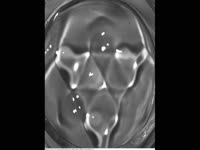
#> input picture Optical/imgs/three-001.jpeg, 200 x 150 px; its folder holds 4 pictures in this run; the run also reads 1 picture not shown here
$ jupyter execute --allow-errors tracking.ipynb   (shell and % lines are left out)   (older library calls are emulated)
#> lines starting #> are read from the running program, lines starting #| are printed output that depends on the picture
[cell 1]
from __future__ import print_function

import os
import numpy as np
from skimage import filters
from skimage.feature import corner_peaks
import matplotlib.pyplot as plt
from matplotlib import rc
from IPython.display import HTML
from skimage import img_as_float
from skimage.io import imread
from matplotlib import animation

plt.rcParams['image.interpolation'] = 'nearest'
plt.rcParams['image.cmap'] = 'gray'

# for auto-reloading extenrnal modules

[cell 2]
def load_frames(imgs_dir):
#> called with imgs_dir = 'imgs'
    frames = [img_as_float(imread(os.path.join(imgs_dir, frame),
                                               as_grey=True)) \
              for frame in sorted(os.listdir(imgs_dir))]
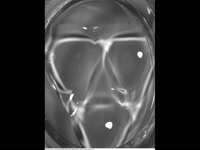
#> input picture Optical/imgs/three-003.jpeg, 200 x 150 px
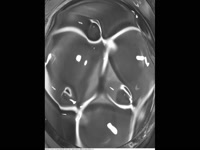
#> input picture Optical/imgs/three-004.jpeg, 200 x 150 px

    fig,ax=plt.subplots(figsize=(10,8))
    ax.axis('off')
    im = ax.imshow(frames[0])

    def animate(i):
        im.set_array(frames[i])
        return [im,]

    ani = animation.FuncAnimation(fig,animate,frames=len(frames),interval=50,blit=True)
    return ani

#> (the rest of this cell did not finish here and is left out)
